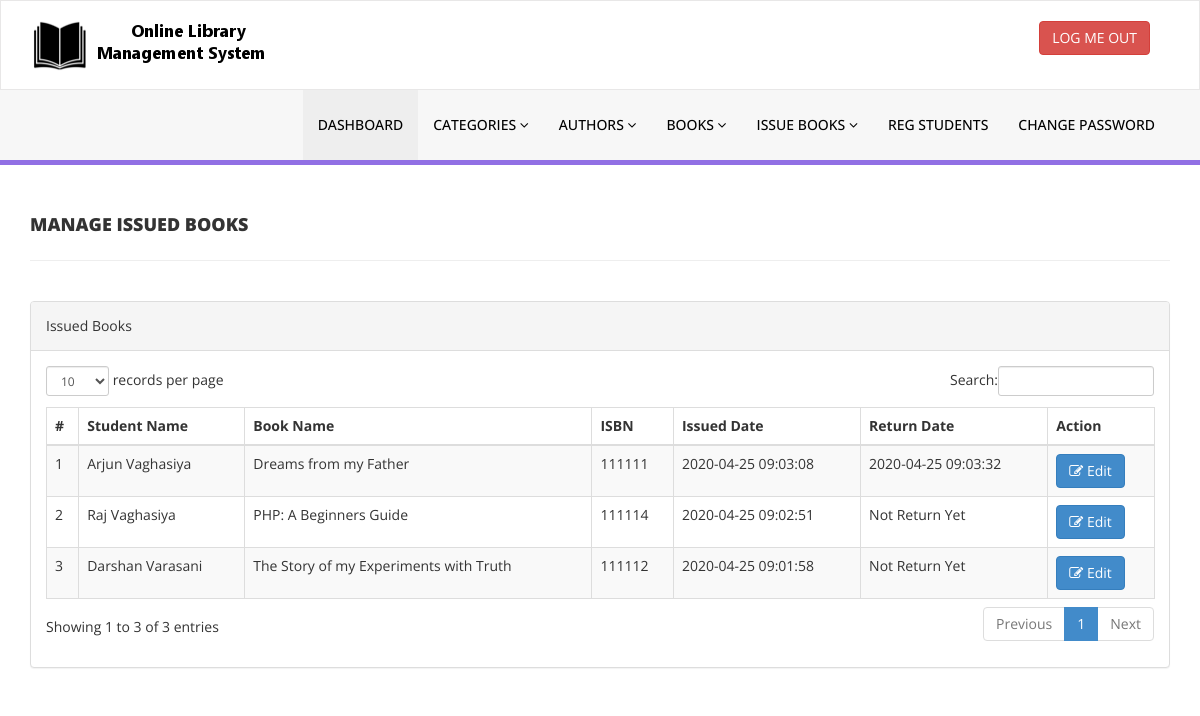
/library/admin/manage-issued-books.php (signed in), run on the app's committed database.
### tables this page shows
CREATE TABLE `tblissuedbookdetails` (
  `id` int(11) NOT NULL,
  `BookId` int(11) DEFAULT NULL,
  `StudentID` varchar(150) DEFAULT NULL,
  `IssuesDate` timestamp NULL DEFAULT current_timestamp(),
  `ReturnDate` timestamp NULL DEFAULT NULL ON UPDATE current_timestamp(),
  `RetrunStatus` int(1) DEFAULT NULL,
  `fine` int(11) DEFAULT NULL
);

CREATE TABLE `tblstudents` (
  `id` int(11) NOT NULL,
  `StudentId` varchar(100) DEFAULT NULL,
  `FullName` varchar(120) DEFAULT NULL,
  `EmailId` varchar(120) DEFAULT NULL,
  `MobileNumber` char(11) DEFAULT NULL,
  `Password` varchar(120) DEFAULT NULL,
  `Status` int(1) DEFAULT NULL,
  `RegDate` timestamp NULL DEFAULT current_timestamp(),
  `UpdationDate` timestamp NULL DEFAULT NULL ON UPDATE current_timestamp()
);

CREATE TABLE `tblbooks` (
  `id` int(11) NOT NULL,
  `BookName` varchar(255) DEFAULT NULL,
  `CatId` int(11) DEFAULT NULL,
  `AuthorId` int(11) DEFAULT NULL,
  `ISBNNumber` int(11) DEFAULT NULL,
  `BookPrice` int(11) DEFAULT NULL,
  `RegDate` timestamp NULL DEFAULT current_timestamp(),
  `UpdationDate` timestamp NULL DEFAULT NULL ON UPDATE current_timestamp()
);

### library/admin/manage-issued-books.php (the view, shortened to what this page needs)
<?php
include('includes/config.php');
if (strlen($_SESSION['alogin']) == 0) {
    header('location:index.php');
} else {
    ?>
    <!DOCTYPE html>
    <html xmlns="http://www.w3.org/1999/xhtml">
        <head>
            <link href="assets/css/bootstrap.css" rel="stylesheet" />
            <link href="assets/css/font-awesome.css" rel="stylesheet" />
            <link href="assets/js/dataTables/dataTables.bootstrap.css" rel="stylesheet" />
            <link href="assets/css/style.css" rel="stylesheet" />
        </head>
        <body>
            <?php include('includes/header.php'); ?>
            <div class="content-wrapper">
                <div class="container">
                    <div class="row pad-botm">
                        <div class="col-md-12">
                            <h4 class="header-line">Manage Issued Books</h4>
                        </div>
                        <div class="row">
                        </div>
                    </div>
                    <div class="row">
                        <div class="col-md-12">
                            <div class="panel panel-default">
                                <div class="panel-heading">
                                    Issued Books
                                </div>
                                <div class="panel-body">
                                    <div class="table-responsive">
                                        <table class="table table-striped table-bordered table-hover" id="dataTables-example">
                                            <thead>
                                                <tr>
                                                    <th>#</th>
                                                    <th>Student Name</th>
                                                    <th>Book Name</th>
                                                    <th>ISBN </th>
                                                    <th>Issued Date</th>
                                                    <th>Return Date</th>
                                                    <th>Action</th>
                                                </tr>
                                            </thead>
                                            <tbody>
                                                <?php
                                                $sql = "SELECT tblstudents.FullName,tblbooks.BookName,tblbooks.ISBNNumber,tblissuedbookdetails.IssuesDate,tblissuedbookdetails.ReturnDate,tblissuedbookdetails.id as rid from  tblissuedbookdetails join tblstudents on tblstudents.StudentId=tblissuedbookdetails.StudentId join tblbooks on tblbooks.id=tblissuedbookdetails.BookId order by tblissuedbookdetails.id desc";
                                                $query = $dbh->prepare($sql);
                                                $query->execute();
                                                $results = $query->fetchAll(PDO::FETCH_OBJ);
                                                $cnt = 1;
                                                if ($query->rowCount() > 0) {
                                                    foreach ($results as $result) {
                                                        ?>
                                                        <tr class="odd gradeX">
                                                            <td class="center"><?php echo htmlentities($cnt); ?></td>
                                                            <td class="center"><?php echo htmlentities($result->FullName); ?></td>
                                                            <td class="center"><?php echo htmlentities($result->BookName); ?></td>
                                                            <td class="center"><?php echo htmlentities($result->ISBNNumber); ?></td>
                                                            <td class="center"><?php echo htmlentities($result->IssuesDate); ?></td>
                                                            <td class="center"><?php
                                                                if ($result->ReturnDate == "") {
                                                                    echo htmlentities("Not Return Yet");
                                                                } else {
                                                                    echo htmlentities($result->ReturnDate);
                                                                }
                                                                ?></td>
                                                            <td class="center">
                                                                <a href="update-issue-bookdeails.php?rid=<?php echo htmlentities($result->rid); ?>"><button class="btn btn-primary"><i class="fa fa-edit "></i> Edit</button>
                                                            </td>
                                                        </tr>
                                                        <?php
                                                        $cnt = $cnt + 1;
                                                    }
                                                }
                                                ?>
                                            </tbody>
                                        </table>
                                    </div>
                                </div>
                            </div>
                        </div>
                    </div>
                </div>
            </div>
        </body>
    </html>
<?php } ?>

### library/admin/assets/css/style.css (style rules this page uses)
.content-wrapper { margin-top: 40px; min-height:800px; padding-bottom:90px; }
.header-line { font-weight:900; padding-bottom:25px; border-bottom:1px solid #eeeeee; text-transform:uppercase; }
.pad-botm { padding-bottom:30px; }

### data on the page
tblissuedbookdetails: tblstudents.FullName "Arjun Vaghasiya", BookId.BookName "Dreams from my Father", BookId.ISBNNumber "111111", IssuesDate "2020-04-25 09:03:08", ReturnDate "2020-04-25 09:03:32"
tblissuedbookdetails: tblstudents.FullName "Raj Vaghasiya", BookId.BookName "PHP: A Beginners Guide", BookId.ISBNNumber "111114", IssuesDate "2020-04-25 09:02:51"
tblissuedbookdetails: tblstudents.FullName "Darshan Varasani", BookId.BookName "The Story of my Experiments with Truth", BookId.ISBNNumber "111112", IssuesDate "2020-04-25 09:01:58"
